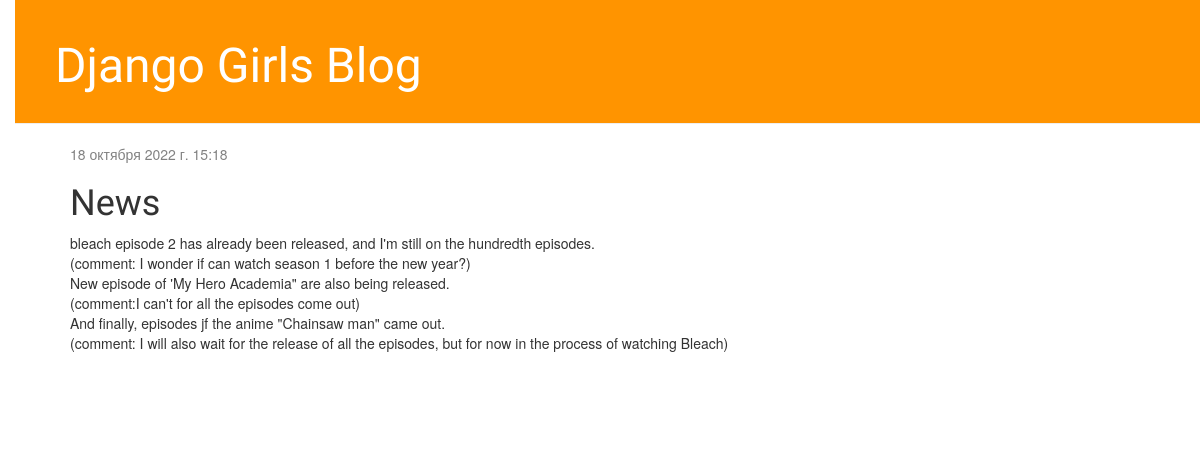
Page /post/4/ on the earlier database version.
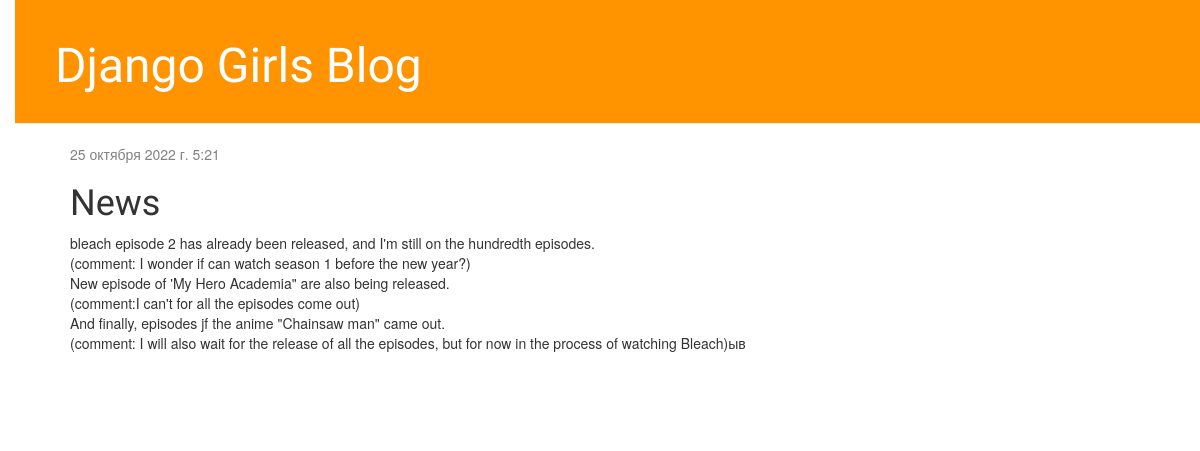
Same page on the later database version.
### blog/models.py (models this page shows, shortened)
class Post(models.Model):
    author = models.ForeignKey(User, on_delete=models.CASCADE, related_name='blog_post')
    title = models.CharField(max_length=200)
    text = models.TextField()
    created_date = models.DateTimeField(default=timezone.now)
    published_date = models.DateTimeField(blank=True, null=True)

### blog/views.py (the view)
# urls.py: path('post/<int:pk>/', views.post_detail, name='post_detail'),
def post_detail(request, pk):
    post = get_object_or_404(Post, pk=pk)
    return render(request, 'blog/post_detail.html', {'post': post})

### blog/templates/blog/post_detail.html (shortened to what this page needs)
{% extends 'blog/base.html' %}
{% block content %}
    <div class="post">
        {% if post.published_date %}
            <div class="date">
                {{ post.published_date }}
            </div>
        {% endif %}
        <h1>{{ post.title }}</h1>
        <p>{{ post.text|linebreaksbr }}</p>
    </div>
{% endblock %}

### blog/templates/blog/base.html (shortened to what this page needs)
{% load static %}
<html>
    <head>
        <link rel="stylesheet" href="//maxcdn.bootstrapcdn.com/bootstrap/3.2.0/css/bootstrap.min.css">
        <link rel="stylesheet" href="//maxcdn.bootstrapcdn.com/bootstrap/3.2.0/css/bootstrap-theme.min.css">
        <link rel="stylesheet" href="{% static 'css/blog.css' %}">
    </head>
    <body>
        <div class="page-header">
            <h1><a href="/">Django Girls Blog</a></h1>
        </div>
        <div class="content container">
            <div class="row">
                <div class="col-md-8">
                    {% block content %}
                    {% endblock %}
                </div>
            </div>
        </div>
    </body>
</html>

### blog/static/css/blog.css (style rules this page uses)
h1 a { color: #FCA205; font-family: 'Lobster'; }
body { padding-left: 15px; }
.page-header { background-color: #ff9400; margin-top: 0; padding: 20px 20px 20px 40px; }
.page-header h1, .page-header h1 a, .page-header h1 a:visited, .page-header h1 a:active { color: #ffffff; font-size: 36pt; text-decoration: none; }
.content { margin-left: 40px; }
h1, h2, h3, h4 { font-family: 'Lobster', cursive; }
.date { color: #828282; }
.post { margin-bottom: 70px; }

Differences in the rows shown:
changed Post "News": published_date "18 октября 2022 г. 15:18" → "25 октября 2022 г. 5:21"; text "…the process of watching Bleach)" → "…the process of watching Bleach)ыв"
